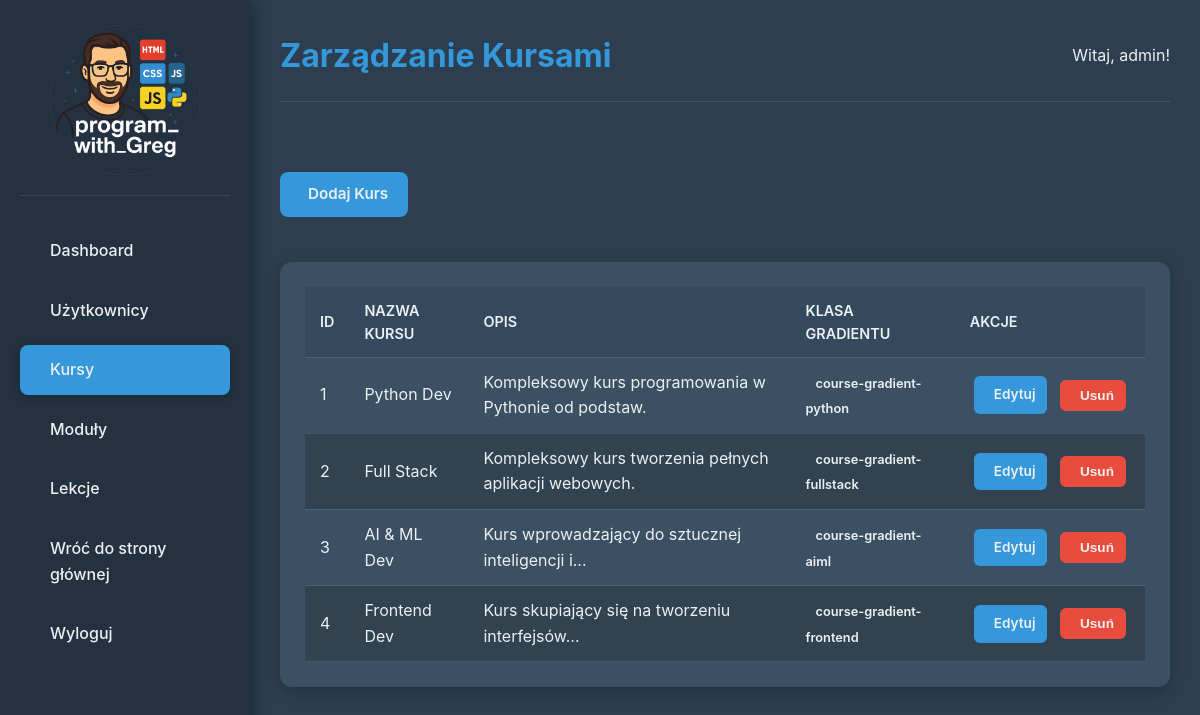
Page /admin/courses (signed in) on the committed database.
### New Portfolio/models.py (models this page shows, shortened)
class Course(db.Model):
    id = db.Column(db.Integer, primary_key=True)
    name = db.Column(db.String(100), nullable=False, unique=True)
    description = db.Column(db.Text, nullable=True)
    gradient_class = db.Column(db.String(50), default='course-gradient-default')
    total_lessons = db.Column(db.Integer, default=0, nullable=False) # <--- WAŻNE: TA LINIA JEST DODANA!
    created_at = db.Column(db.DateTime, default=datetime.utcnow)
    modules = db.relationship('Module', backref='course', lazy=True, cascade="all, delete-orphan", order_by="Module.order")
    user_accesses = db.relationship('UserCourseAccess', backref='course', lazy=True, cascade="all, delete-orphan")

### New Portfolio/main.py (the view)
@app.route('/admin/courses')
@admin_required
def admin_courses():
    courses = Course.query.all()
    return render_template('admin/courses.html', courses=courses)

### New Portfolio/main.py (called while the page is built)
def admin_required(f):
    @wraps(f)
    def wrap(*args, **kwargs):
        if 'logged_in' in session and session['logged_in'] and session.get('user_role') == 'admin':
            return f(*args, **kwargs)
        else:
            flash('Brak uprawnień. Tylko administratorzy mogą uzyskać dostęp do tej strony.', 'danger')
            return redirect(url_for('index'))
    return wrap

### New Portfolio/templates/admin/courses.html (shortened to what this page needs)
{% extends "admin/base_admin.html" %}
{% block page_title %}Zarządzanie Kursami{% endblock %}
{% block content %}
    <div class="admin-actions-bar">
        <a href="{{ url_for('admin_add_course') }}" class="btn-primary"> Dodaj Kurs</a>
    </div>
    <div class="admin-table-container admin-card">
        <table>
            <thead>
                <tr>
                    <th>ID</th>
                    <th>Nazwa Kursu</th>
                    <th>Opis</th>
                    <th>Klasa Gradientu</th>
                    <th>Akcje</th>
                </tr>
            </thead>
            <tbody>
                {% for course in courses %}
                <tr>
                    <td>{{ course.id }}</td>
                    <td>{{ course.name }}</td>
                    <td>{{ course.description | truncate(50) }}</td>
                    <td><span class="badge course-class">{{ course.gradient_class }}</span></td>
                    <td class="table-actions">
                        <a href="{{ url_for('admin_edit_course', course_id=course.id) }}" class="btn-action edit"> Edytuj</a>
                        <form action="{{ url_for('admin_delete_course', course_id=course.id) }}" method="POST" onsubmit="return confirm('Czy na pewno chcesz usunąć ten kurs? Spowoduje to usunięcie wszystkich powiązanych modułów i lekcji!');" style="display:inline;">
                            <button type="submit" class="btn-action delete"> Usuń</button>
                        </form>
                    </td>
                </tr>
                {% else %}
                <tr>
                    <td colspan="5">Brak kursów.</td>
                </tr>
                {% endfor %}
            </tbody>
        </table>
    </div>
{% endblock %}

### New Portfolio/static/css/admin.css (style rules this page uses)
:root { --admin-bg-dark: #2c3e50; --admin-bg-light: #34495e; --admin-sidebar-bg: #233140; --admin-text-light: #ecf0f1; --admin-text-darker: #bdc3c7; --admin-accent-blue: #3498db; --admin-accent-green: #27ae60; --admin-accent-red: #e74c3c; --admin-accent-orange: #f39c12; --admin-border-color: rgba(255, 255, 255, 0.1); --admin-card-bg: #3b5063; --admin-hover-bg: rgba(255, 255, 255, 0.08); --admin-active-bg: var(--admin-accent-blue); }
*, *::before, *::after { box-sizing: border-box; margin: 0; padding: 0; }
html { height: 100%; }
body { font-family: 'Inter', 'Segoe UI', Tahoma, Geneva, Verdana, sans-serif; background-color: var(--admin-bg-dark); color: var(--admin-text-light); line-height: 1.6; overflow-x: hidden; min-height: 100vh; display: flex; flex-direction: column; }
a { text-decoration: none; color: inherit; }
table { width: 100%; border-collapse: collapse; }
th, td { padding: 12px 15px; text-align: left; border-bottom: 1px solid var(--admin-border-color); }
th { background-color: var(--admin-bg-light); font-weight: 600; color: var(--admin-text-light); text-transform: uppercase; font-size: 0.9em; }
td { background-color: var(--admin-card-bg); }
tr:nth-child(even) td { background-color: #314251; }
.btn-primary, .btn-secondary, .btn-action, .btn-small { padding: 10px 20px; border-radius: 8px; font-size: 0.95rem; font-weight: 600; text-align: center; transition: all 0.3s ease; cursor: pointer; border: none; display: inline-flex; align-items: center; justify-content: center; gap: 8px; }
.btn-primary { background-color: var(--admin-accent-blue); color: var(--admin-text-light); }
.btn-action { padding: 8px 12px; font-size: 0.85rem; border-radius: 6px; margin: 0 4px; }
.btn-action.edit { background-color: var(--admin-accent-blue); color: var(--admin-text-light); }
.btn-action.delete { background-color: var(--admin-accent-red); color: var(--admin-text-light); }
.admin-card { background-color: var(--admin-card-bg); border-radius: 12px; padding: 25px; box-shadow: 0 4px 15px rgba(0, 0, 0, 0.2); }
.admin-table-container { overflow-x: auto; margin-top: 20px; }
.admin-table-container table { min-width: 700px; }
.table-actions { white-space: nowrap; }
.badge { padding: 5px 10px; border-radius: 5px; font-size: 0.8em; font-weight: 600; color: var(--admin-text-light); }

### rows in the picture
Course: id "1", name "Python Dev", description "Kompleksowy kurs programowania w Pythonie od podstaw.", gradient_class "course-gradient-python"
Course: id "2", name "Full Stack", description "Kompleksowy kurs tworzenia pełnych aplikacji webowych.", gradient_class "course-gradient-fullstack"
Course: id "3", name "AI & ML Dev", description "Kurs wprowadzający do sztucznej inteligencji i...", gradient_class "course-gradient-aiml"
Course: id "4", name "Frontend Dev", description "Kurs skupiający się na tworzeniu interfejsów...", gradient_class "course-gradient-frontend"

### other values in the picture
{{ session.get('username', 'Admin') }} "admin"
